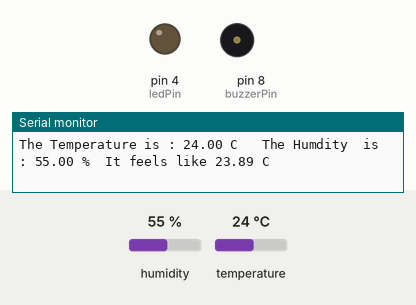
This sketch was run on a simulated Arduino Uno, built with avr-gcc and run on an emulated ATmega328P. On the bench: output pins drawn as LEDs (lit = HIGH), buzzer (waves = sounding, pin HIGH), the last lines printed to the serial monitor. The inputs (shaded band) are chosen by the test bench; at power-on: temperature 24 °C, humidity 55 %.

Above: at 2.9 s.
3.0 s: temperature set to 27 °C
At 5.1 s:
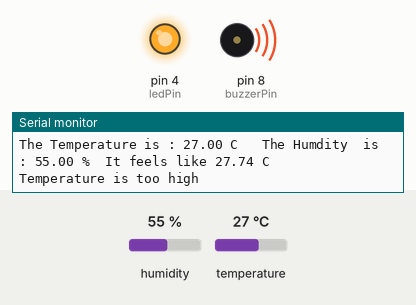
11.9 s: temperature set to 12 °C
At 14.2 s:
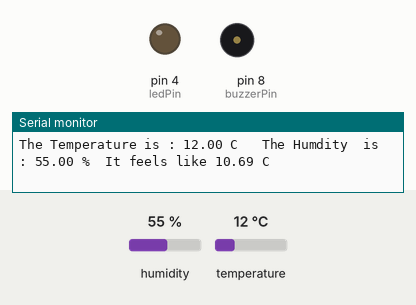
14.7 s: temperature set to 28 °C
At 16.5 s:
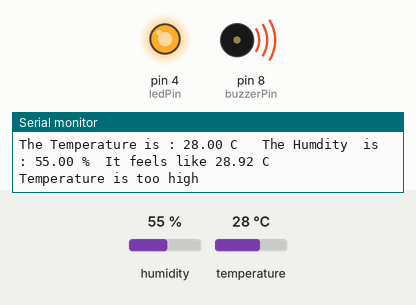
Timing chart, 0 to 18.0 s (numbered marks = the images above; inputs shaded):
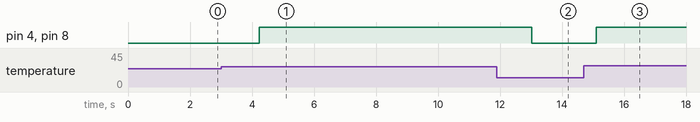

The sketch:

Temperature-Alert-System.ino
```cpp
#include <DHT.h>
#define DHTPIN 11
#define DHTTYPE DHT11
DHT myDHT(DHTPIN,DHTTYPE);
float tempCelcuis;
int duration = 500;
int br = 9600;
int ledPin= 4;
int buzzerPin = 8 ;
float Humidity ;
float HIC;
void setup() {
  // put your setup code here, to run once:
pinMode(ledPin,OUTPUT);
pinMode(buzzerPin,OUTPUT);
  Serial.begin(br);
  myDHT.begin();


}

void loop() {
  // put your main code here, to run repeatedly:
tempCelcuis = myDHT.readTemperature(false);
Humidity = myDHT.readHumidity();
HIC = myDHT.computeHeatIndex(false);
Serial.println("The Temperature is : "+ String(tempCelcuis)+" C" + "   The Humdity  is : "+String(Humidity)+ " %" +"  It feels like " +String(HIC)+" C");
if(isnan(tempCelcuis) || isnan(Humidity) || isnan(HIC)){
  Serial.println("Cant read data from DHT11");
  return;
}
if(tempCelcuis >= 26){
  digitalWrite(ledPin,HIGH);
  digitalWrite(buzzerPin,HIGH);
  Serial.println("Temperature is too high");

}
else{
  digitalWrite(ledPin,LOW);
  digitalWrite(buzzerPin,LOW);
}
delay(duration);
}
```

Measured:
- the behaviour switches between 25 and 26 °C on temperature (found by bisection; images 0 and 1)
- after the input at 3.0 s, pin 4 (ledPin), pin 8 (buzzerPin): LOW → HIGH after 1.2 s
- after the input at 11.9 s, pin 4 (ledPin), pin 8 (buzzerPin): HIGH → LOW after 1.1 s
- after the input at 14.7 s, pin 4 (ledPin), pin 8 (buzzerPin): LOW → HIGH after 0.41 s
